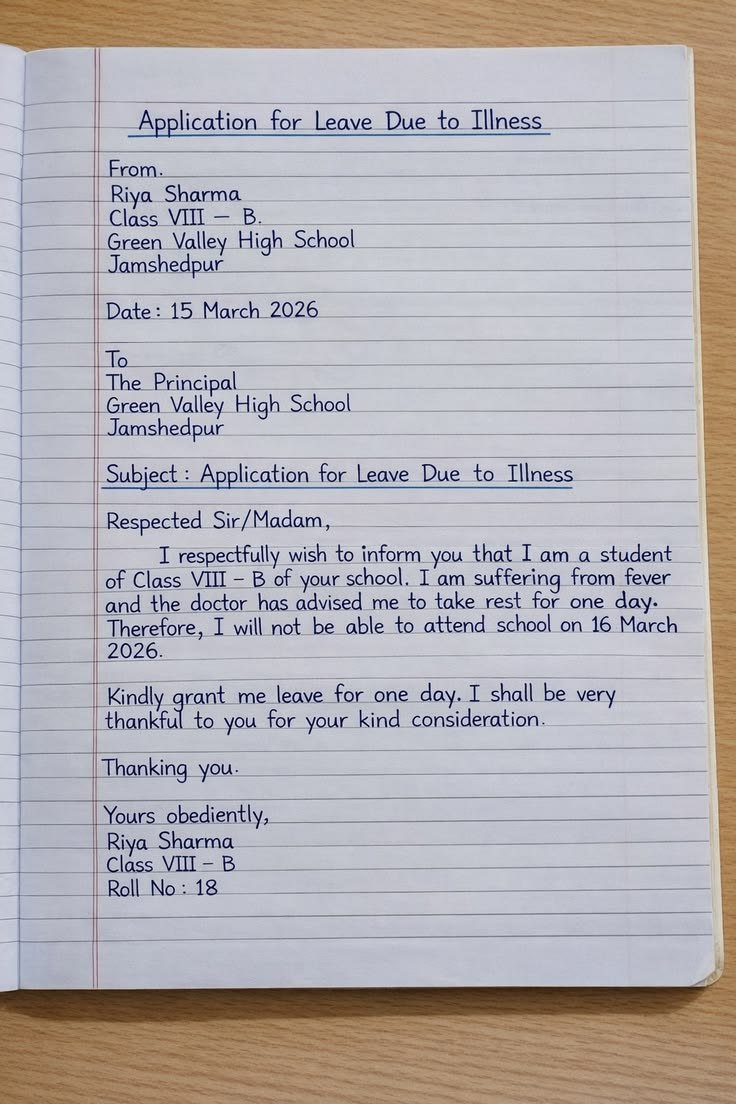
#> input picture backend/uploads/0eea0226-e866-48a9-9474-fb59c296791b_text3.jpg, 736 x 1104 px
$ python -i preprocessor.py   (imports and definitions only)   (older library calls are emulated)
#> lines starting #> are read from the running program, lines starting #| are printed output that depends on the picture; after the words box and inside, x2 and y2 are one past the last pixel; in counts of white or black regions, pixels touching at a corner belong together
import cv2
import numpy as np
import os

class ImagePreprocessor:
    def __init__(self, output_dir="uploads"):
        self.output_dir = output_dir
        if not os.path.exists(self.output_dir):
            os.makedirs(self.output_dir)

    def preprocess(self, image_path):
        """
        Enhanced pipeline for cleaning handwriting images:
        Returns: (ocr_ready_path, display_ready_path)
        """
        # Load image
        img = cv2.imread(image_path)
#> img is the input picture: shape (1104, 736, 3); mean B, G, R 178.1, 175.2, 179.7
        if img is None:
            raise ValueError(f"Could not read image at {image_path}")

        # 1. Resize if too small/large (aim for ~1500px width)
        h, w = img.shape[:2]
#> h = 1104; w = 736
        target_width = 1500
        if w != target_width:
            scale = target_width / w
#> scale = 2.04
            img = cv2.resize(img, (target_width, int(h * scale)), interpolation=cv2.INTER_CUBIC)
#> img: shape (2250, 1500, 3)

        # 2. Shadow Removal
        rgb_planes = cv2.split(img)
        result_planes = []
        for plane in rgb_planes:
            dilated_img = cv2.dilate(plane, np.ones((7,7), np.uint8))
            bg_img = cv2.medianBlur(dilated_img, 21)
            diff_img = 255 - cv2.absdiff(plane, bg_img)
            norm_img = cv2.normalize(diff_img, None, alpha=0, beta=255, norm_type=cv2.NORM_MINMAX, dtype=cv2.CV_8UC1)
            result_planes.append(norm_img)
#> this loop made 3 passes
#> pass 1, in preprocess, `dilated_img = cv2.dilate(plane, np.ones((7,7), np.uint8))`:
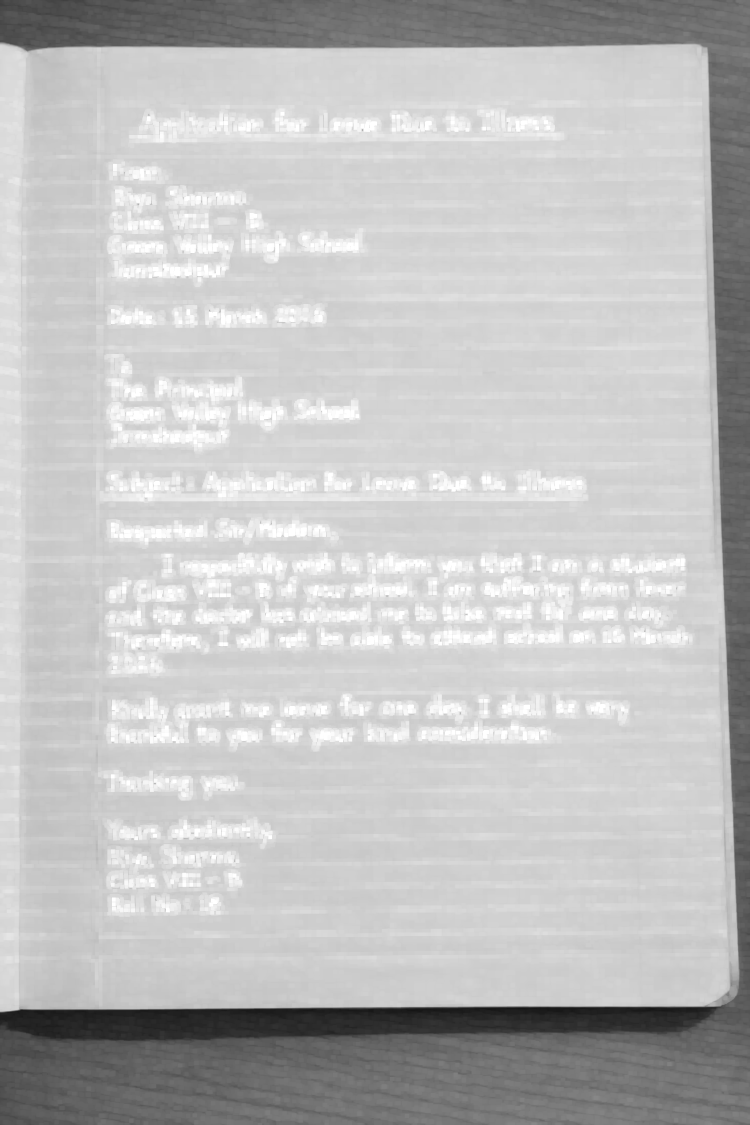
#> dilated_img: shape (2250, 1500) (shown at 1/2 size); min 20, max 255, mean 192.4
#> pass 1, in preprocess, `diff_img = 255 - cv2.absdiff(plane, bg_img)`:
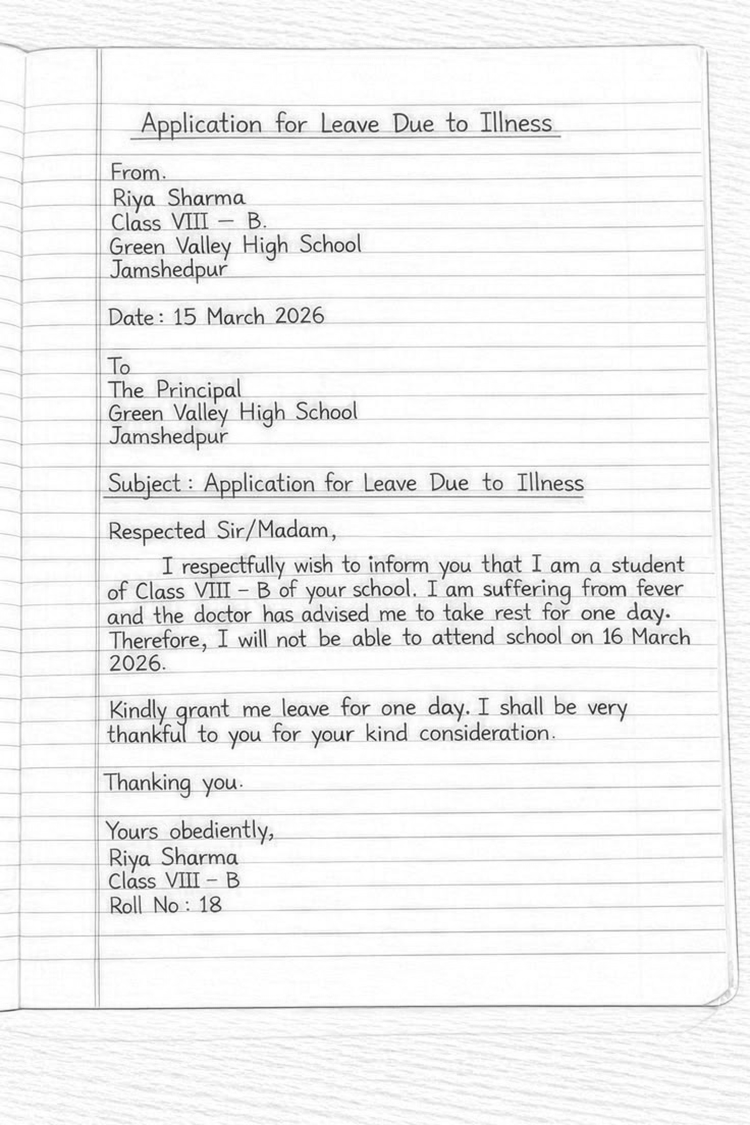
#> diff_img: shape (2250, 1500) (shown at 1/2 size); min 15, max 255, mean 240.9
#> after the loop:
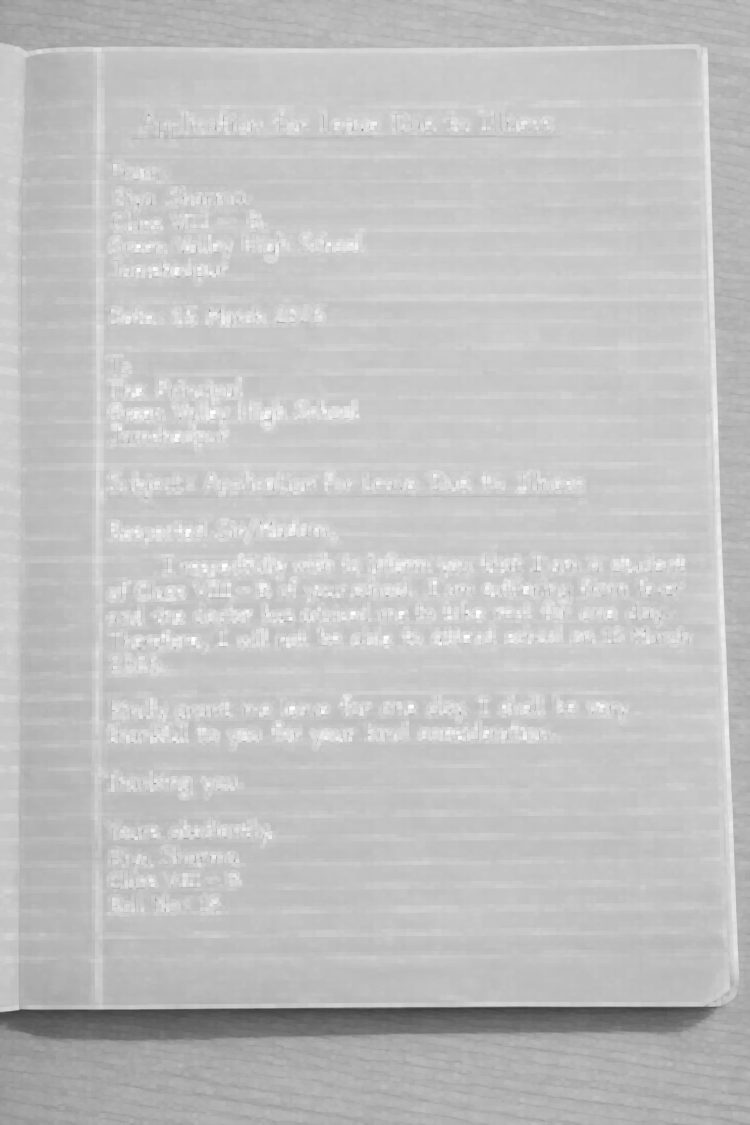
#> dilated_img: shape (2250, 1500) (shown at 1/2 size); min 60, max 255, mean 193.8
#> after the loop, result_planes = 3 items
        img = cv2.merge(result_planes)

        # 3. Convert to grayscale
        gray = cv2.cvtColor(img, cv2.COLOR_BGR2GRAY)

        # 4. Sharpening (Subtle)
        kernel = np.array([[-1,-1,-1], [-1,9,-1], [-1,-1,-1]])
        sharpened = cv2.filter2D(gray, -1, kernel)
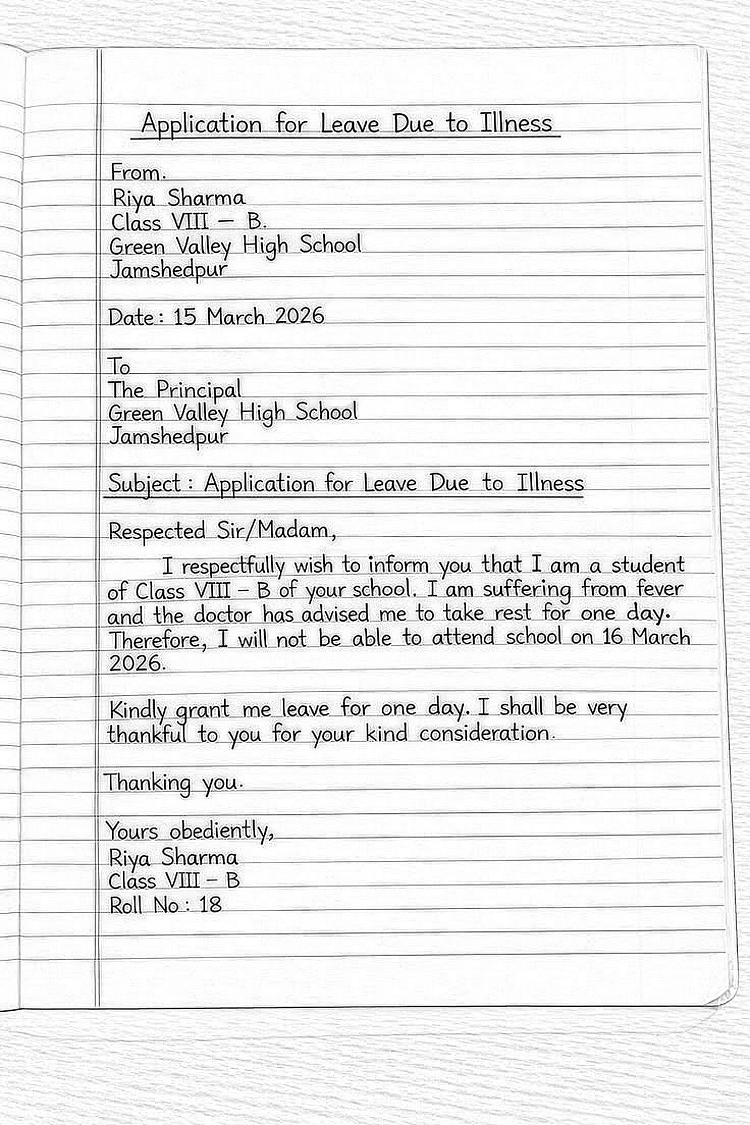
#> sharpened: shape (2250, 1500) (shown at 1/2 size); min 0, max 255, mean 235.6

        # 5. Denoising
        # Fast blur is better for serverless to avoid timeouts
        denoised = cv2.GaussianBlur(sharpened, (3, 3), 0)

        # 6. Deskew
        deskewed_ocr = self._deskew(denoised)

        # 7. Binarization for Display ONLY (Adaptive is better for visuals)
        display_binary = cv2.adaptiveThreshold(
            deskewed_ocr, 255, cv2.ADAPTIVE_THRESH_GAUSSIAN_C,
            cv2.THRESH_BINARY, 11, 2
        )

        # Save files
        filename = os.path.basename(image_path)
        ocr_path = os.path.join(self.output_dir, f"ocr_{filename}")
        display_path = os.path.join(self.output_dir, f"display_{filename}")

        cv2.imwrite(ocr_path, deskewed_ocr) # OCR works best on high-contrast grayscale
        cv2.imwrite(display_path, display_binary)

        return ocr_path, display_path

    def _deskew(self, image):
        """Detects tilt and rotates the image to straighten it."""
        coords = np.column_stack(np.where(image > 0))
#> coords = 3369525 pairs, first value 0 to 2249, second value 0 to 1499
        angle = cv2.minAreaRect(coords)[-1]
#> angle = -90

        # OpenCV angle convention
        if angle < -45:
            angle = -(90 + angle)
#> angle = 0
        else:
            angle = -angle

        (h, w) = image.shape[:2]
#> h = 2250; w = 1500
        center = (w // 2, h // 2)
#> center = (750, 1125)
        M = cv2.getRotationMatrix2D(center, angle, 1.0)
#> M = [[1, 0, 0], [0, 1, 0]]
        rotated = cv2.warpAffine(image, M, (w, h), flags=cv2.INTER_CUBIC, borderMode=cv2.BORDER_REPLICATE)

        return rotated

# [5 lines not run here, left out]

>>> result = ImagePreprocessor().preprocess('uploads/0eea0226-e866-48a9-9474-fb59c296791b_text3.jpg')
#> in preprocess, `display_binary = cv2.adaptiveThreshold( deskewed_ocr, 255, cv2.ADAPTIV..`:
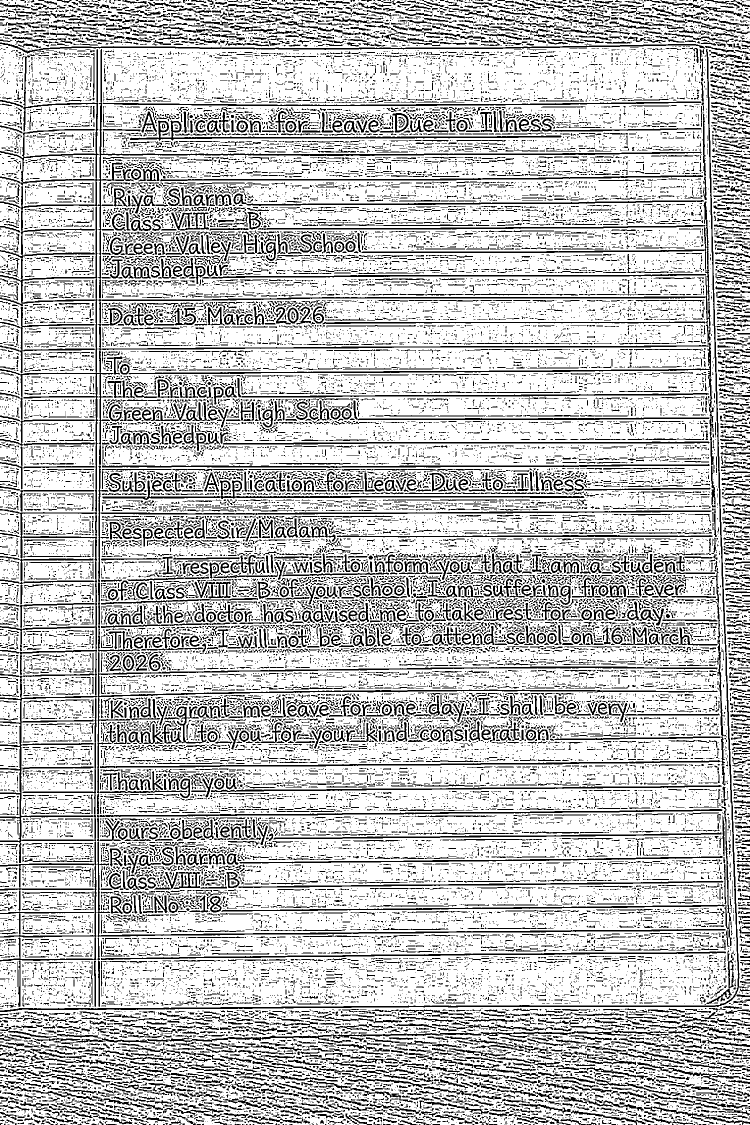
#> display_binary: shape (2250, 1500) (shown at 1/2 size); 75.5% white; black in thin lines or dots

$ run again, on backend/uploads/4963539a-507c-4ca8-bd50-da11a4f1f24a_text2.jpg
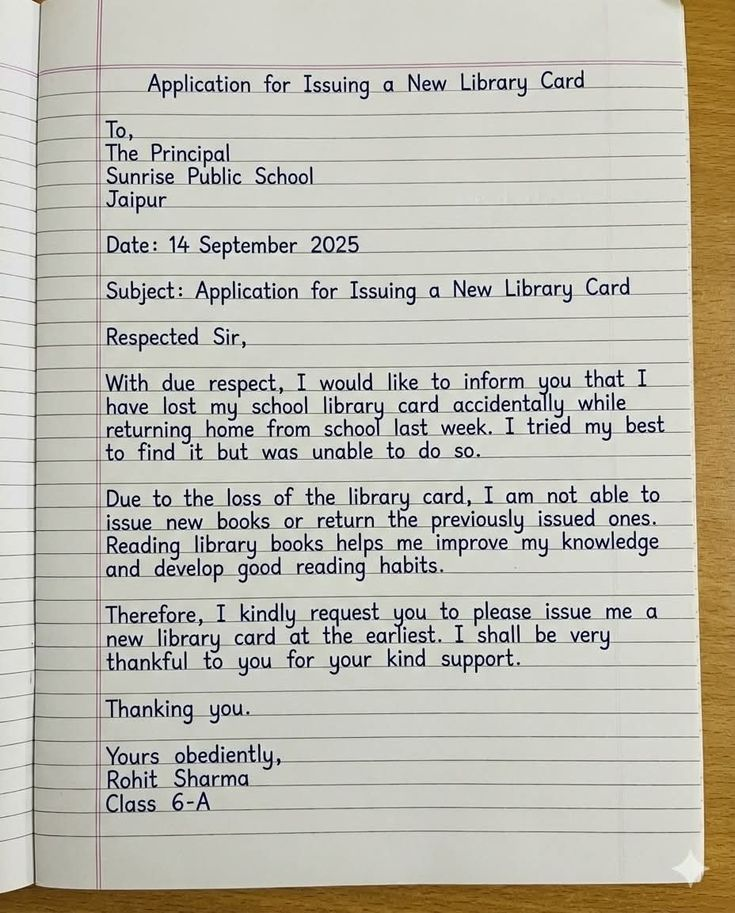
#> input picture backend/uploads/4963539a-507c-4ca8-bd50-da11a4f1f24a_text2.jpg, 735 x 913 px
#> in preprocess, img is the input picture: shape (913, 735, 3); mean B, G, R 177, 187.6, 190.3
#> the loop in preprocess, `for plane in rgb_planes:` made 3 passes
#> after the loop in preprocess, `for plane in rgb_planes:`:
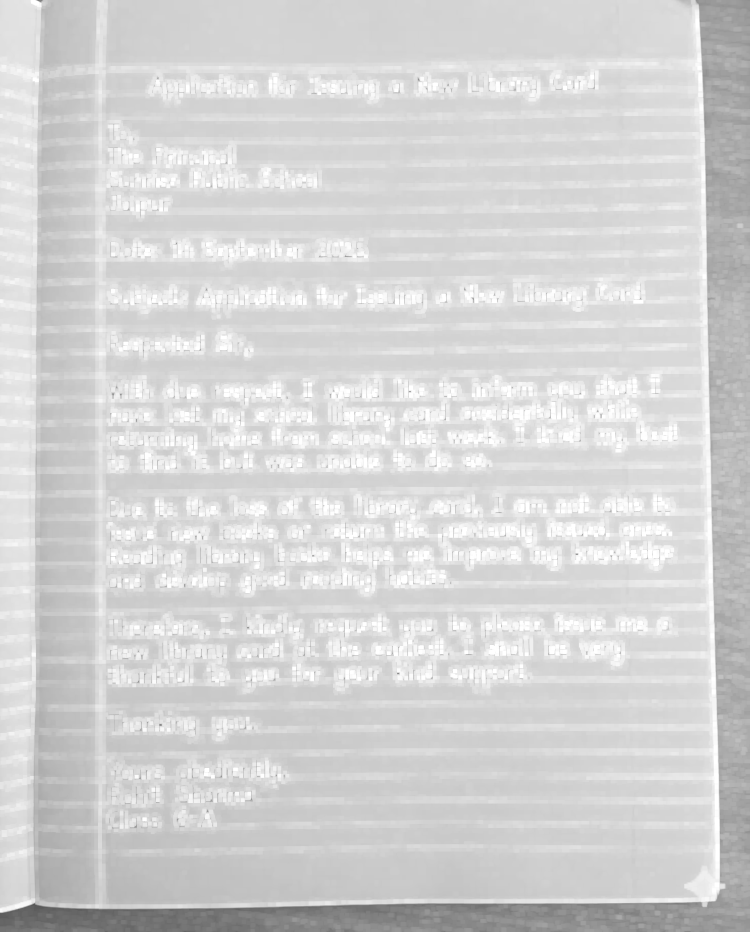
#> dilated_img: shape (1863, 1500) (shown at 1/2 size); min 79, max 255, mean 212.3
#> after the loop in preprocess, `for plane in rgb_planes:`: result_planes = 3 items
#> coords = 2779116 pairs, first value 0 to 1862, second value 0 to 1499
#> in _deskew, `angle = cv2.minAreaRect(coords)[-1]`: angle = -90
#> in _deskew, `angle = -(90 + angle)`: angle = 0
#> M = [[1, 0, 0], [0, 1, 0]]
#> in preprocess, `display_binary = cv2.adaptiveThreshold( deskewed_ocr, 255, cv2.ADAPTIV..`:
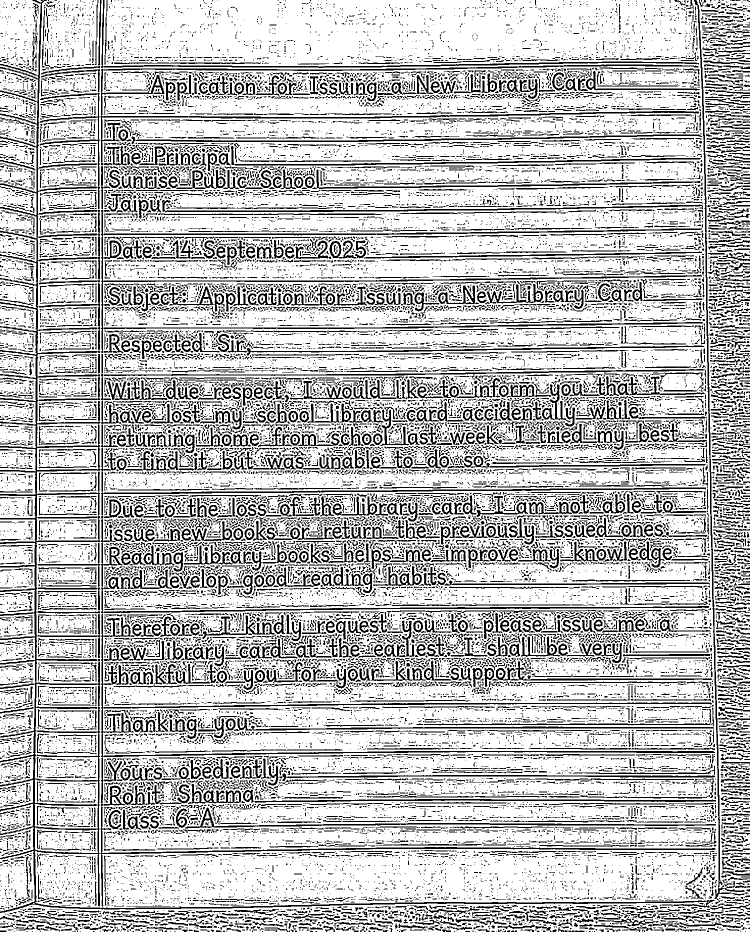
#> display_binary: shape (1863, 1500) (shown at 1/2 size); 74.1% white; 26822 black regions (20991 under 20 px), largest, box (x1, y1, x2, y2) and area: (0, 0, 1500, 1826) 31318, (201, 129, 1398, 331) 8874, (1388, 0, 1500, 1798) 5995
